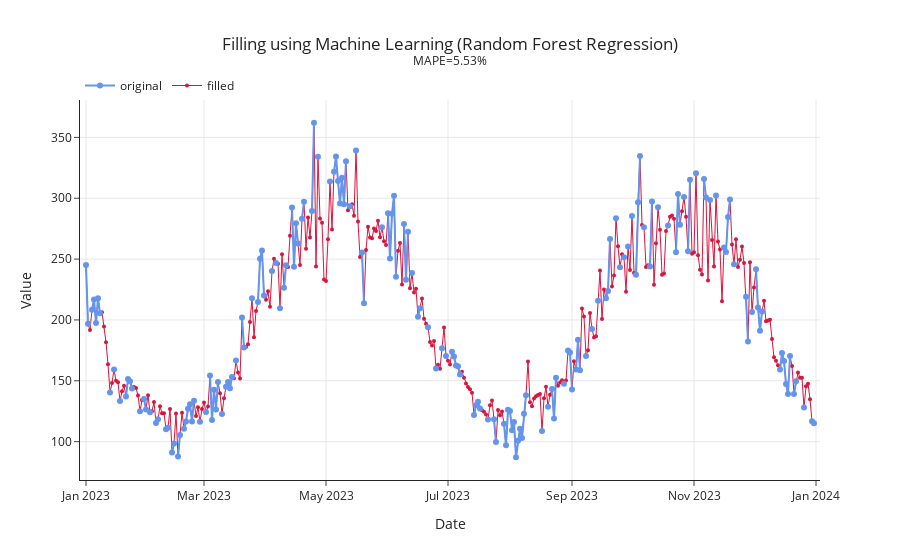

Write notebook code for a chart like this one.
### Code cell
### Plot data ----
score_algorithmic_2: float = mape(data_algorithmic_2["Value"], data_algorithmic_2["Fill"]) * 100
plot_data(
    data=data_algorithmic_2,
    date_col="Date",
    missing_col="Missing",
    fill_col="Fill",
    title="Filling using Machine Learning (Random Forest Regression)",
    subtitle=f"MAPE={score_algorithmic_2:.2f}%",
    output_file="./images/06_filling_using_machine_learning_2.html",
)

### Figure 1 — Plotly figure (JSON) as saved in the notebook; plotly's stock layout.template omitted (floating-point values rounded to 4 significant figures; data arrays with more than 128 entries replaced by an {"elided": "..."} marker saying what was removed)
{"data": [{"hovertemplate": "<extra></extra>", "legendgroup": "", "line": {"color": "#1F77B4", "dash": "solid"}, "marker": {"symbol": "circle"}, "mode": "lines", "name": "", "orientation": "v", "showlegend": false, "type": "scatter", "xaxis": "x", "yaxis": "y"}, {"line": {"color": "crimson", "width": 1}, "marker": {"size": 4}, "mode": "lines+markers", "name": "filled", "type": "scatter", "x": {"elided": "365 str values"}, "y": {"elided": "365 float values"}}, {"line": {"color": "cornflowerblue"}, "mode": "lines+markers", "name": "original", "type": "scatter", "x": {"elided": "365 str values"}, "y": {"elided": "365 float values"}}], "layout": {"legend": {"orientation": "h", "tracegroupgap": 0, "traceorder": "reversed", "x": 0, "xanchor": "left", "y": 1, "yanchor": "bottom"}, "title": {"text": "Filling using Machine Learning (Random Forest Regression)<br><sup>MAPE=5.53%</sup>", "x": 0.5, "xanchor": "center", "yanchor": "top"}, "xaxis": {"anchor": "y", "domain": [0, 1], "range": ["2022-12-29T00:00:00", "2024-01-03T00:00:00"], "title": {"text": "Date"}}, "yaxis": {"anchor": "x", "domain": [0, 1], "title": {"text": "Value"}}}}
